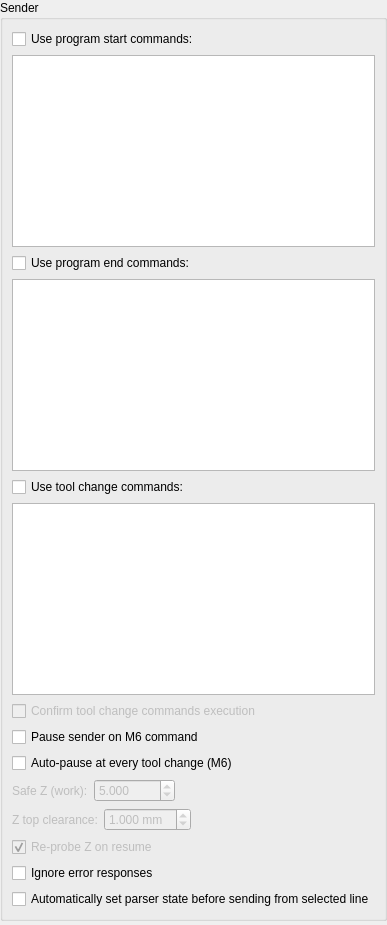
           <widget class="QWidget" name="pageSender">
            <layout class="QVBoxLayout" name="verticalLayout_14">
             <property name="leftMargin">
              <number>0</number>
             </property>
             <property name="topMargin">
              <number>0</number>
             </property>
             <property name="rightMargin">
              <number>0</number>
             </property>
             <property name="bottomMargin">
              <number>0</number>
             </property>
             <item>
              <widget class="QGroupBox" name="grpConnection_2">
               <property name="title">
                <string>Sender</string>
               </property>
               <layout class="QVBoxLayout" name="verticalLayout_6">
                <item>
                 <widget class="QCheckBox" name="chkUseStartCommands">
                  <property name="text">
                   <string>Use program start commands:</string>
                  </property>
                 </widget>
                </item>
                <item>
                 <widget class="QPlainTextEdit" name="txtStartCommands"/>
                </item>
                <item>
                 <widget class="QCheckBox" name="chkUseEndCommands">
                  <property name="text">
                   <string>Use program end commands:</string>
                  </property>
                 </widget>
                </item>
                <item>
                 <widget class="QPlainTextEdit" name="txtEndCommands"/>
                </item>
                <item>
                 <widget class="QCheckBox" name="chkToolChangeUseCommands">
                  <property name="text">
                   <string>Use tool change commands:</string>
                  </property>
                 </widget>
                </item>
                <item>
                 <widget class="QPlainTextEdit" name="txtToolChangeCommands"/>
                </item>
                <item>
                 <widget class="QCheckBox" name="chkToolChangeUseCommandsConfirm">
                  <property name="enabled">
                   <bool>false</bool>
                  </property>
                  <property name="text">
                   <string>Confirm tool change commands execution</string>
                  </property>
                 </widget>
                </item>
                <item>
                 <widget class="QCheckBox" name="chkToolChangePause">
                  <property name="text">
                   <string>Pause sender on M6 command</string>
                  </property>
                 </widget>
                </item>
                <item>
                 <widget class="QCheckBox" name="chkToolChangeAutoPause">
                  <property name="toolTip">
                   <string>On each M6 in a running file: stop at the line, turn the spindle off, raise to safe Z, go to work X0 Y0, raise Z to the top of travel, and wait until you press Pause. The job never resumes by itself.</string>
                  </property>
                  <property name="text">
                   <string>Auto-pause at every tool change (M6)</string>
                  </property>
                 </widget>
                </item>
                <item>
                 <layout class="QHBoxLayout" name="layoutToolChangeSafeZ">
                  <item>
                   <widget class="QLabel" name="lblToolChangeSafeZ">
                    <property name="enabled">
                     <bool>false</bool>
                    </property>
                    <property name="toolTip">
                     <string>Work-coordinate Z reached after the spindle is off and before the move to work X0 Y0. The tool is not lowered to get here, so the bit does not drag across the board.</string>
                    </property>
                    <property name="text">
                     <string>Safe Z (work):</string>
                    </property>
                   </widget>
                  </item>
                  <item>
                   <widget class="QDoubleSpinBox" name="txtToolChangeSafeZ">
                    <property name="enabled">
                     <bool>false</bool>
                    </property>
                    <property name="toolTip">
                     <string>Work-coordinate Z reached after the spindle is off and before the move to work X0 Y0. The tool is not lowered to get here, so the bit does not drag across the board.</string>
                    </property>
                    <property name="decimals">
                     <number>3</number>
                    </property>
                    <property name="minimum">
                     <double>-1000.000000000000000</double>
                    </property>
                    <property name="maximum">
                     <double>1000.000000000000000</double>
                    </property>
                    <property name="value">
                     <double>5.000000000000000</double>
                    </property>
                   </widget>
                  </item>
                  <item>
                   <spacer name="horizontalSpacerToolChangeSafeZ">
                    <property name="orientation">
                     <enum>Qt::Horizontal</enum>
                    </property>
                    <property name="sizeHint" stdset="0">
                     <size>
                      <width>40</width>
                      <height>20</height>
                     </size>
                    </property>
                   </spacer>
                  </item>
                 </layout>
                </item>
                <item>
                 <layout class="QHBoxLayout" name="layoutToolChangeZTopClearance">
                  <item>
                   <widget class="QLabel" name="lblToolChangeZTopClearance">
                    <property name="enabled">
                     <bool>false</bool>
                    </property>
                    <property name="toolTip">
                     <string>Used only when GRBL homing is enabled ($22=1) and machine Z0 is the top. Park Z is G53 Z0 minus this clearance. When homing is not known, Z goes to G53 Z0.</string>
                    </property>
                    <property name="text">
                     <string>Z top clearance:</string>
                    </property>
                   </widget>
                  </item>
                  <item>
                   <widget class="QDoubleSpinBox" name="txtToolChangeZTopClearance">
                    <property name="enabled">
                     <bool>false</bool>
                    </property>
                    <property name="toolTip">
                     <string>Used only when GRBL homing is enabled ($22=1) and machine Z0 is the top. Park Z is G53 Z0 minus this clearance. When homing is not known, Z goes to G53 Z0.</string>
                    </property>
                    <property name="suffix">
                     <string> mm</string>
                    </property>
                    <property name="decimals">
                     <number>3</number>
                    </property>
                    <property name="minimum">
                     <double>0.000000000000000</double>
                    </property>
                    <property name="maximum">
                     <double>50.000000000000000</double>
                    </property>
                    <property name="value">
                     <double>1.000000000000000</double>
                    </property>
                   </widget>
                  </item>
                  <item>
                   <spacer name="horizontalSpacerToolChangeZTopClearance">
                    <property name="orientation">
                     <enum>Qt::Horizontal</enum>
                    </property>
                    <property name="sizeHint" stdset="0">
                     <size>
                      <width>40</width>
                      <height>20</height>
                     </size>
                    </property>
                   </spacer>
                  </item>
                 </layout>
                </item>
                <item>
                 <widget class="QCheckBox" name="chkToolChangeProbeOnResume">
                  <property name="enabled">
                   <bool>false</bool>
                  </property>
                  <property name="toolTip">
                   <string>On resume, return to the saved work X/Y at the park height, then run Candle's Z-probe cycle (fast G38.2 extended to reach from that height, slow G38.2, G92 Z only). X/Y are not moved during the probe and X/Y work offsets are not changed.</string>
                  </property>
                  <property name="text">
                   <string>Re-probe Z on resume</string>
                  </property>
                  <property name="checked">
                   <bool>true</bool>
                  </property>
                 </widget>
                </item>
                <item>
                 <widget class="QCheckBox" name="chkIgnoreErrors">
                  <property name="text">
                   <string>Ignore error responses</string>
                  </property>
                 </widget>
                </item>
                <item>
                 <widget class="QCheckBox" name="chkAutoLine">
                  <property name="text">
                   <string>Automatically set parser state before sending from selected line</string>
                  </property>
                 </widget>
                </item>
               </layout>
              </widget>
             </item>
             <item>
              <spacer name="verticalSpacer_5">
               <property name="orientation">
                <enum>Qt::Vertical</enum>
               </property>
               <property name="sizeHint" stdset="0">
                <size>
                 <width>20</width>
                 <height>4</height>
                </size>
               </property>
              </spacer>
             </item>
            </layout>
           </widget>
